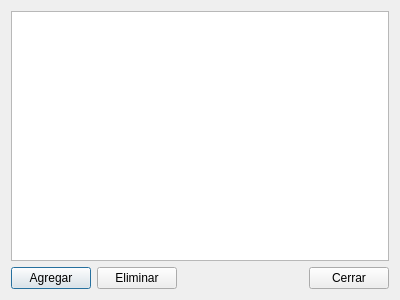
<?xml version="1.0" encoding="UTF-8"?>
<ui version="4.0">
 <class>BarrioForm</class>
 <widget class="QDialog" name="BarrioForm">
  <property name="geometry">
   <rect>
    <x>0</x>
    <y>0</y>
    <width>400</width>
    <height>300</height>
   </rect>
  </property>
  <property name="windowTitle">
   <string>Listado de Barrios</string>
  </property>
  <property name="windowIcon">
   <iconset resource="centrohistorico.qrc">
    <normaloff>:/icons/barrios.png</normaloff>:/icons/barrios.png</iconset>
  </property>
  <layout class="QVBoxLayout" name="verticalLayout">
   <item>
    <widget class="QTableView" name="tableView"/>
   </item>
   <item>
    <layout class="QHBoxLayout" name="horizontalLayout">
     <item>
      <widget class="QPushButton" name="addButton">
       <property name="toolTip">
        <string>Agregar Barrio</string>
       </property>
       <property name="text">
        <string>Agregar</string>
       </property>
       <property name="icon">
        <iconset resource="centrohistorico.qrc">
         <normaloff>:/icons/agregar.png</normaloff>:/icons/agregar.png</iconset>
       </property>
      </widget>
     </item>
     <item>
      <widget class="QPushButton" name="deleteButton">
       <property name="toolTip">
        <string>Eliminar Barrio</string>
       </property>
       <property name="text">
        <string>Eliminar</string>
       </property>
       <property name="icon">
        <iconset resource="centrohistorico.qrc">
         <normaloff>:/icons/borrar.png</normaloff>:/icons/borrar.png</iconset>
       </property>
      </widget>
     </item>
     <item>
      <spacer name="horizontalSpacer">
       <property name="orientation">
        <enum>Qt::Horizontal</enum>
       </property>
       <property name="sizeHint" stdset="0">
        <size>
         <width>108</width>
         <height>20</height>
        </size>
       </property>
      </spacer>
     </item>
     <item>
      <widget class="QPushButton" name="closeButton">
       <property name="toolTip">
        <string>Cerrar esta ventana</string>
       </property>
       <property name="text">
        <string>Cerrar</string>
       </property>
       <property name="icon">
        <iconset resource="centrohistorico.qrc">
         <normaloff>:/icons/close.png</normaloff>:/icons/close.png</iconset>
       </property>
      </widget>
     </item>
    </layout>
   </item>
  </layout>
 </widget>
 <resources>
  <include location="centrohistorico.qrc"/>
 </resources>
 <connections>
  <connection>
   <sender>addButton</sender>
   <signal>clicked()</signal>
   <receiver>BarrioForm</receiver>
   <slot>addBarrio()</slot>
   <hints>
    <hint type="sourcelabel">
     <x>52</x>
     <y>272</y>
    </hint>
    <hint type="destinationlabel">
     <x>199</x>
     <y>149</y>
    </hint>
   </hints>
  </connection>
  <connection>
   <sender>deleteButton</sender>
   <signal>clicked()</signal>
   <receiver>BarrioForm</receiver>
   <slot>deleteBarrio()</slot>
   <hints>
    <hint type="sourcelabel">
     <x>140</x>
     <y>272</y>
    </hint>
    <hint type="destinationlabel">
     <x>199</x>
     <y>149</y>
    </hint>
   </hints>
  </connection>
  <connection>
   <sender>closeButton</sender>
   <signal>clicked()</signal>
   <receiver>BarrioForm</receiver>
   <slot>close()</slot>
   <hints>
    <hint type="sourcelabel">
     <x>348</x>
     <y>272</y>
    </hint>
    <hint type="destinationlabel">
     <x>199</x>
     <y>149</y>
    </hint>
   </hints>
  </connection>
 </connections>
 <slots>
  <slot>addBarrio()</slot>
  <slot>deleteBarrio()</slot>
 </slots>
</ui>
